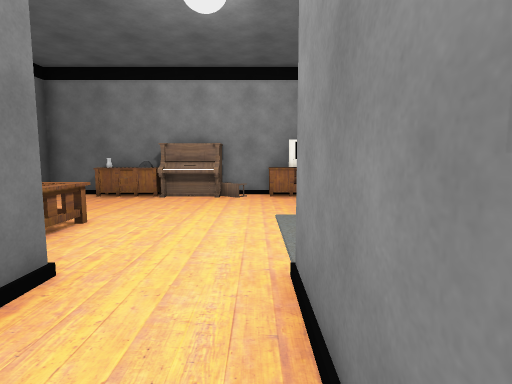
view 1 (above)

19 first-person views from a walk through a Unity game level. The camera is 1.4 m above the floor, tilts 6° down and sees 80° across. Doors are open. The floor is counted in squares, 1 m on a side. Each view is taken from the middle of a square. On the plan, view 1 faces up. The plan holds only what a view shows up to about 14 squares ahead; the rest is blank. The player is left out. Some animated figures are left out. Some surface patterns are stand-ins.

view 2
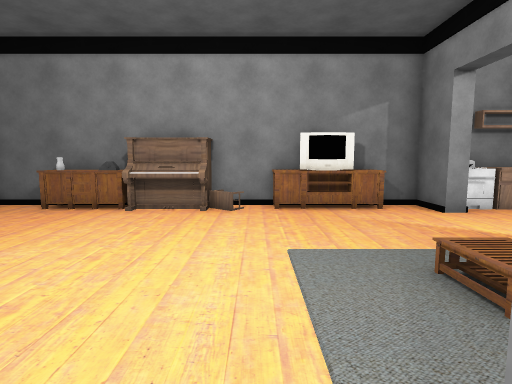

view 3
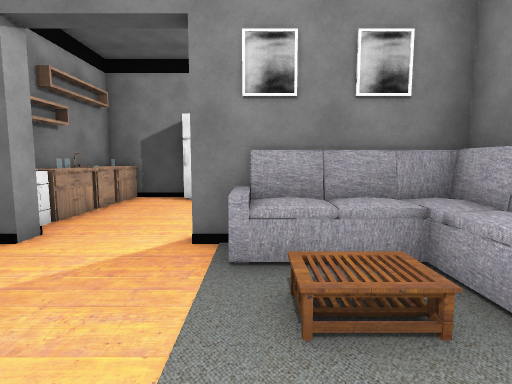

view 4
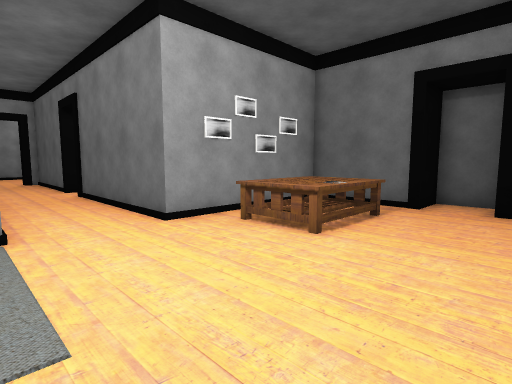

view 5
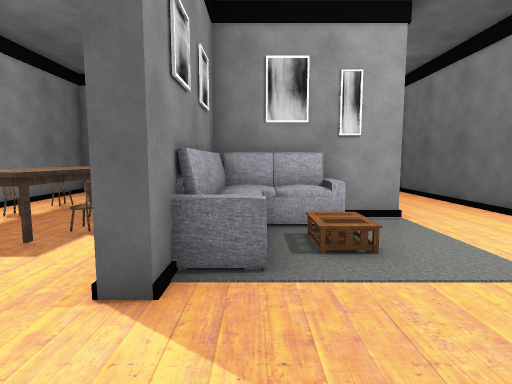

view 6
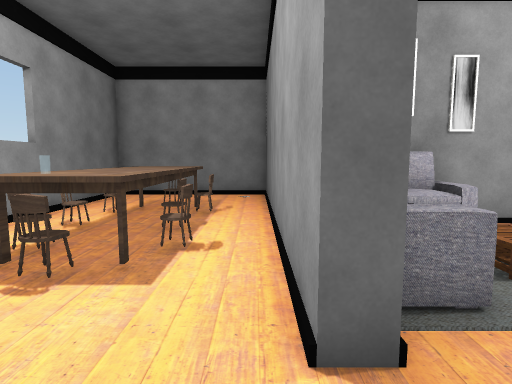

view 7
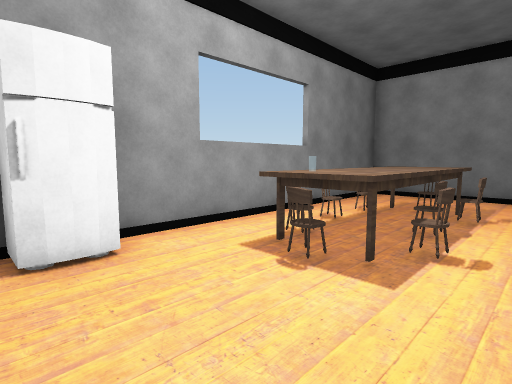

view 8
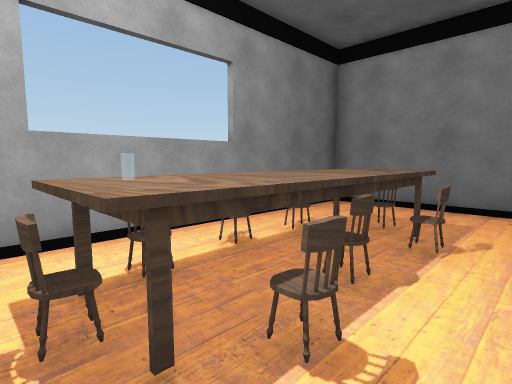

view 9
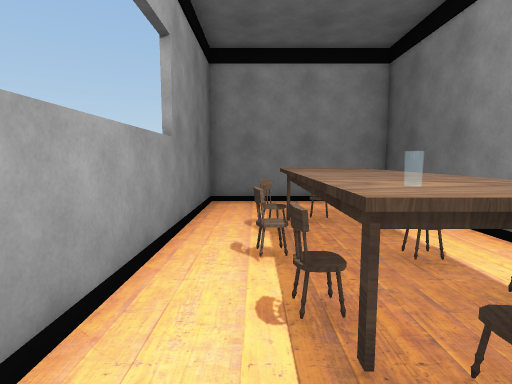

view 10
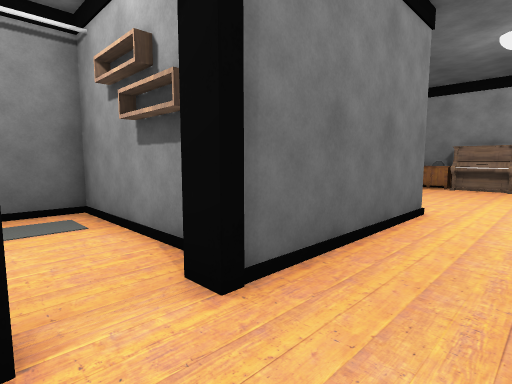

view 11
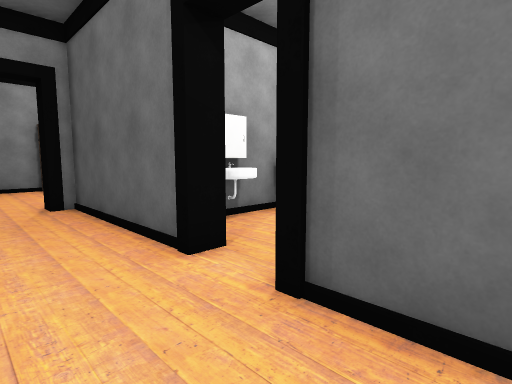

view 12
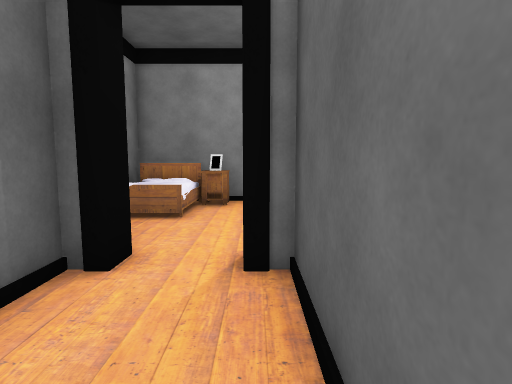

view 13
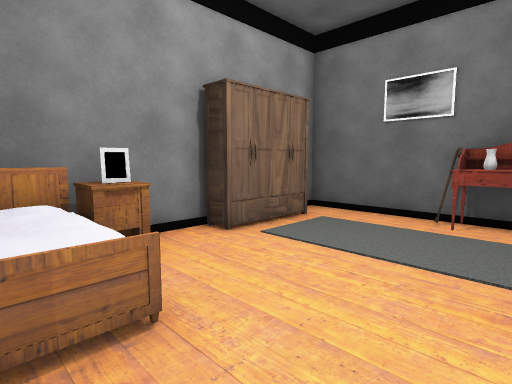

view 14
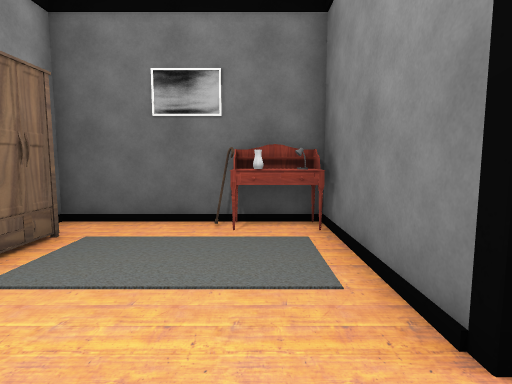

view 15
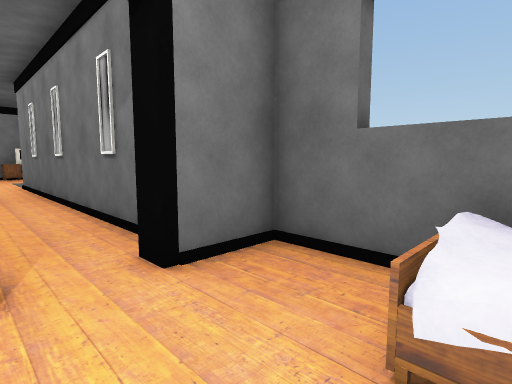

view 16
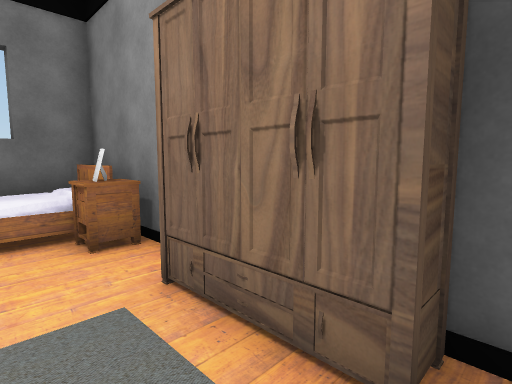

view 17
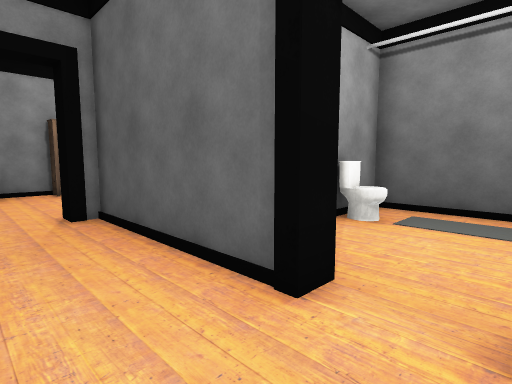

view 18
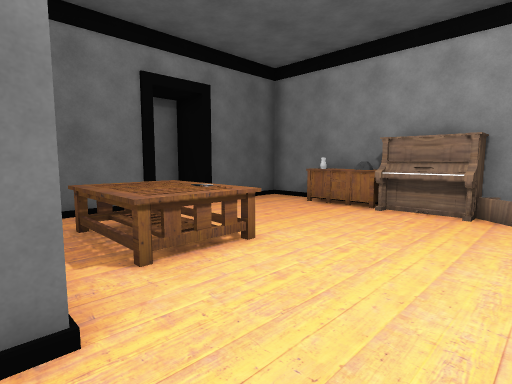

view 19
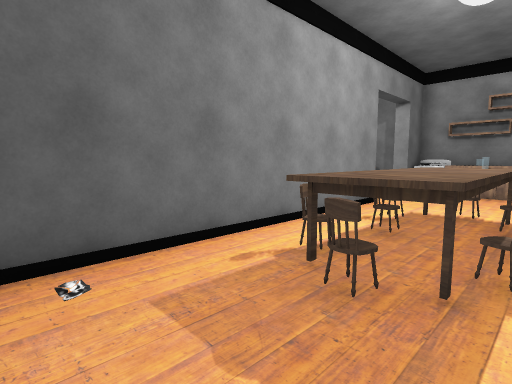

### Floor plan
Key: @ floor where view 1 was taken; # wall or solid block; . floor; D open door; = window, fence, low wall or low ledge; ^ raised ledge; P piano; T TV; S stove; F sofa; A table; C chair; B bed; E box; O other object.
Columns run from 10 left of view 1 to 12 right of it. Each row starts with its distance up from view 1.
 13  ###############S######
 12  #..^^OPPP.^TT##SS^^^^#
 11  #.....PP.............#
 10  #....................#
  9 #D...................##
  8 #D.............#.....##
  7 ##..^#^.......FF...C..#
  6  #.^^O^......OFF..AA..#
  5  #.^^=^......FFF.CAAC.#
  4  #.........#FFFF.CAAC.#
  3  #######...#####..AA..#
  2        #...#   #.CAAC.#
  1        #...#   #..AC..#
  0        #..@#   #......#
 -1        #...#   #......#
 -2  #######...#   #......#
 -3  #.....#...#   ########
 -4  #.........#
 -5  #.....#...#
 -6  #.^...#...#
 -7  #######...#
 -8        #...#
 -9        #...#
-10        #...#
-11    ######.###
-12    #E.......#
-13    #E.......#
-14    #......BB#
-15    #......BB#
-16    #.....#BB#
-17    #.###.^BB#
-18    ### ######

Where each view was taken, in squares from view 1:
view 1: 0 up, 0 right, facing up
view 2: 3 up, 0 right, facing up
view 3: 7 up, 0 right, facing right
view 4: 10 up, 1 right, facing down-left
view 5: 11 up, 4 right, facing down
view 6: 10 up, 6 right, facing down
view 7: 10 up, 6 right, facing down-right
view 8: 7 up, 6 right, facing down-right
view 9: 8 up, 10 right, facing down
view 10: 5 down, 0 right, facing up-left
view 11: 1 down, 0 right, facing down-left
view 12: 7 down, 2 left, facing down
view 13: 12 down, 1 right, facing down-left
view 14: 13 down, 0 right, facing left
view 15: 15 down, 2 left, facing up-right
view 16: 15 down, 6 left, facing down-right
view 17: 3 down, 0 right, facing down-left
view 18: 3 up, 0 right, facing up-left
view 19: 2 down, 10 right, facing up-left
